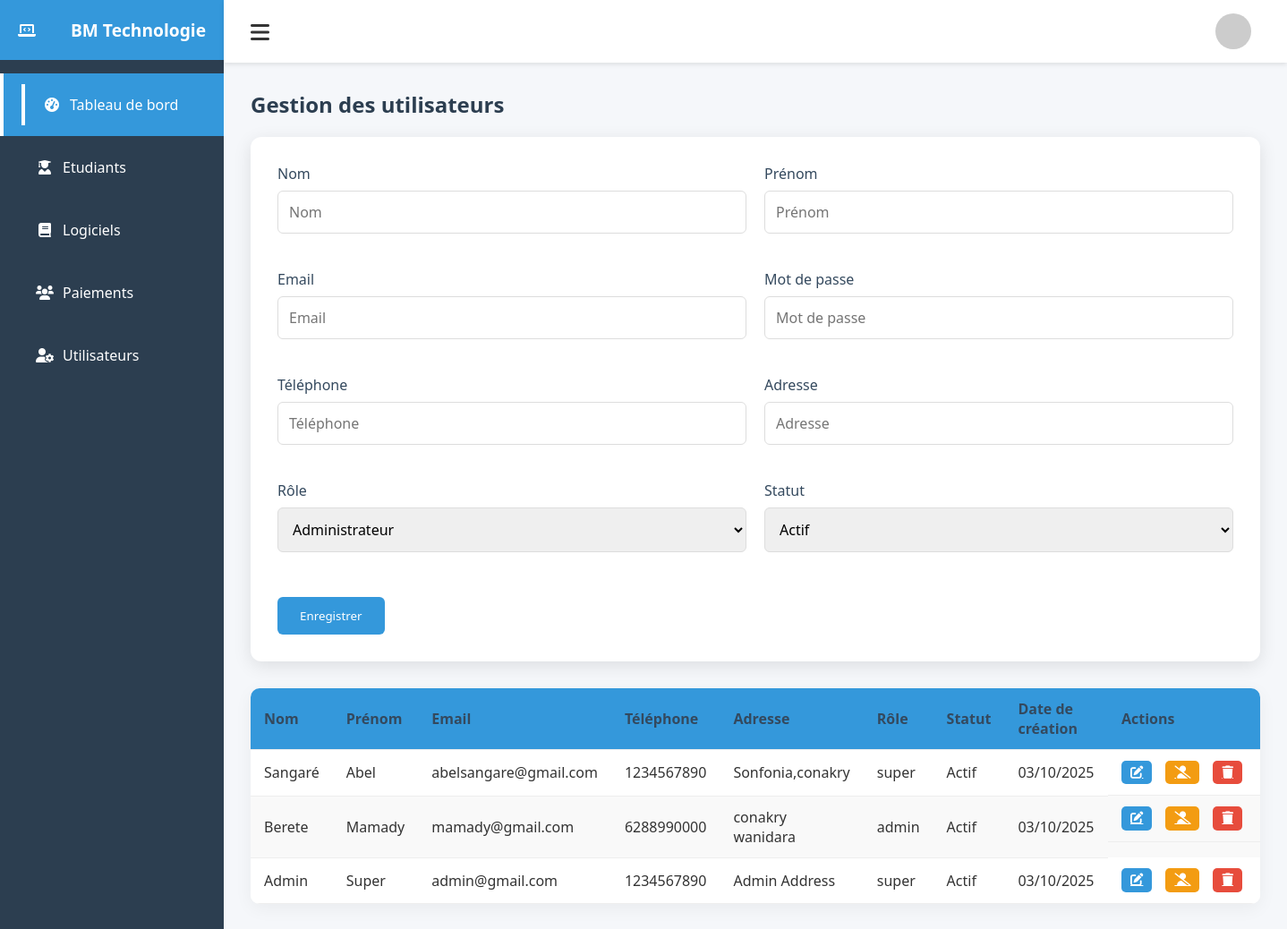
/utilisateurs/ (signed in), run on an earlier commit of the app's database.
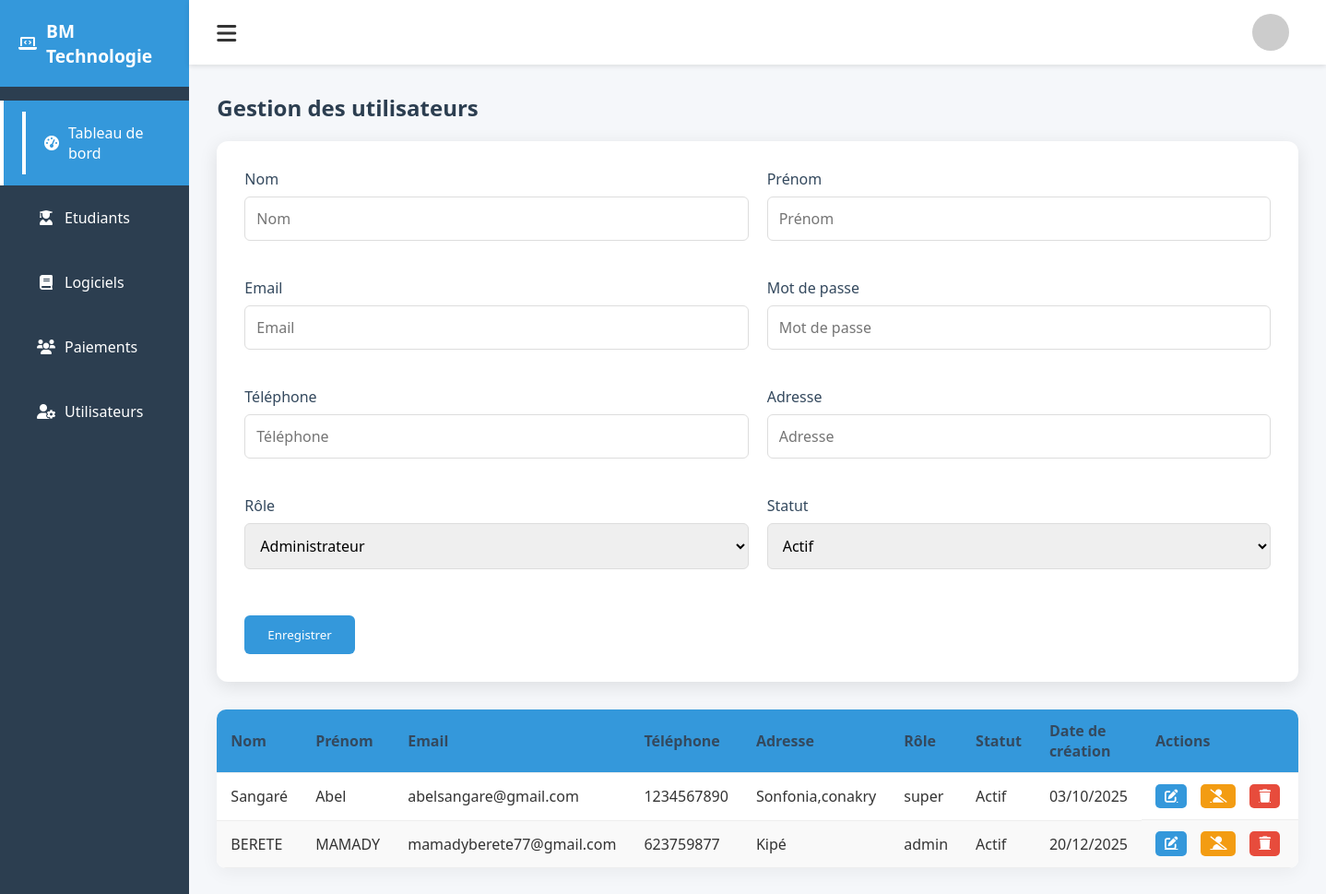
And on a later commit of the database.
### Gestion_panel/models.py (models this page shows, shortened)
class Utilisateur(models.Model):
    ROLE_CHOICES = [
        ('admin', 'Administrateur'),
        ('super', 'Super Administrateur'),
        ('enseignant', 'Enseignant'),
    ]
    nom = models.CharField(max_length=100)
    prenom = models.CharField(max_length=100)
    email = models.EmailField(unique=True)
    mot_de_passe = models.CharField(max_length=255)
    role = models.CharField(max_length=20, choices=ROLE_CHOICES)
    actif = models.BooleanField(default=True)
    date_creation = models.DateTimeField(auto_now_add=True)
    telephone = models.CharField(max_length=20, null=True, blank=True)
    adresse = models.TextField(null=True, blank=True)

### Gestion_panel/views.py (the view)
# urls.py: path('utilisateurs/', views.utilisateurs, name="utilisateurs"),  # page d'accueil de l'app
def utilisateurs(request):
    utilisateurs = Utilisateur.objects.all()
    return render(request, 'utilisateur.html', {'utilisateurs': utilisateurs})

### Gestion_panel/context_processors.py (called while the page is built)
def current_user(request):
    user_id = request.session.get('user_id')
    if user_id:
        try:
            user = Utilisateur.objects.get(id=user_id)
            return {'current_user': user}
        except Utilisateur.DoesNotExist:
            return {}
    return {}

### Gestion_panel/Templates/utilisateur.html (shortened to what this page needs)
{% extends "AdminPanel.html" %}
{% block content %}
<div class="page-title">
    <h2>Gestion des utilisateurs</h2>
</div>
<div class="form-container">
    <form method="POST" action="{% url 'creer_utilisateur' %}">
        <div class="form-group">
            <label for="nom">Nom</label>
            <input type="text" name="nom" id="nom" value="{% if utilisateur_edit %}{{ utilisateur_edit.nom }}{% endif %}" placeholder="Nom" required>
        </div>
        <div class="form-group">
            <label for="prenom">Prénom</label>
            <input type="text" name="prenom" id="prenom" value="{% if utilisateur_edit %}{{ utilisateur_edit.prenom }}{% endif %}" placeholder="Prénom" required>
        </div>
        <div class="form-group">
            <label for="email">Email</label>
            <input type="email" name="email" id="email" value="{% if utilisateur_edit %}{{ utilisateur_edit.email }}{% endif %}" placeholder="Email" required>
        </div>
        <div class="form-group">
            <label for="mot_de_passe">Mot de passe</label>
            <input type="password" name="mot_de_passe" id="mot_de_passe" value="{% if utilisateur_edit %}{{ utilisateur_edit.mot_de_passe }}{% endif %}" placeholder="Mot de passe" required>
        </div>
        <div class="form-group">
            <label for="telephone">Téléphone</label>
            <input type="text" name="telephone" id="telephone" value="{% if utilisateur_edit %}{{ utilisateur_edit.telephone }}{% endif %}" placeholder="Téléphone">
        </div>
        <div class="form-group">
            <label for="adresse">Adresse</label>
            <input type="text" name="adresse" id="adresse" value="{% if utilisateur_edit %}{{ utilisateur_edit.adresse }}{% endif %}" placeholder="Adresse">
        </div>
        <div class="form-group">
            <label for="role">Rôle</label>
            <select name="role" id="role" required>
                <option value="admin" {% if utilisateur_edit and utilisateur_edit.role == "admin" %}selected{% endif %}>Administrateur</option>
            </select>
        </div>
        <div class="form-group">
            <label for="actif">Statut</label>
            <select name="actif" id="actif" required>
                <option value="True" {% if utilisateur_edit and utilisateur_edit.actif %}selected{% endif %}>Actif</option>
            </select>
        </div>
        <button type="submit" class="btn btn-success">
            {% if utilisateur_edit %}Modifier{% else %}Enregistrer{% endif %}
        </button>
    </form>
</div>
<div class="table-container">
    <table>
        <thead>
            <tr>
                <th>Nom</th>
                <th>Prénom</th>
                <th>Email</th>
                <th>Téléphone</th>
                <th>Adresse</th>
                <th>Rôle</th>
                <th>Statut</th>
                <th>Date de création</th>
                <th>Actions</th>
            </tr>
        </thead>
        <tbody>
            {% for user in utilisateurs %}
            <tr>
                <td>{{ user.nom }}</td>
                <td>{{ user.prenom }}</td>
                <td>{{ user.email }}</td>
                <td>{{ user.telephone }}</td>
                <td>{{ user.adresse }}</td>
                <td>{{ user.role }}</td>
                <td>{{ user.actif|yesno:"Actif,Inactif" }}</td>
                <td>{{ user.date_creation|date:"d/m/Y" }}</td>
                <td class="action-buttons">
                    <a href="" class="btn btn-primary" title="Modifier">
                        <i class="fas fa-edit"></i>
                    </a>
                    {% if user.actif %}
                        <a href="{% url 'desactiver_utilisateur' user.id %}" class="btn btn-warning" title="Désactiver">
                            <i class="fas fa-user-slash"></i>
                        </a>
                    {% else %}
                        <a href="{% url 'reactiver_utilisateur' user.id %}" class="btn btn-success" title="Réactiver">
                            <i class="fas fa-user-check"></i>
                        </a>
                    {% endif %}
                    <a href="{% url 'supprimer_utilisateur' user.id %}" class="btn btn-danger" title="Supprimer"
                    onclick="return confirm('Voulez-vous vraiment supprimer cet utilisateur ?')">
                        <i class="fas fa-trash"></i>
                    </a>
                </td>
            </tr>
            {% empty %}
            <tr>
                <td colspan="9" style="text-align:center;">Aucun utilisateur trouvé</td>
            </tr>
            {% endfor %}
        </tbody>
    </table>
</div>
{% endblock content %}

### Gestion_panel/Templates/AdminPanel.html (shortened to what this page needs)
{% load static %}
<!DOCTYPE html>
<html lang="fr">
<head>
    <link rel="stylesheet" href="https://cdnjs.cloudflare.com/ajax/libs/font-awesome/6.0.0/css/all.min.css">
    <link rel="stylesheet" href="{% static 'css/style.css' %}">
</head>
<body>
    <div id="mainApp" class="container">
        <div class="sidebar" id="sidebar">
            <div class="sidebar-header">
                <i class="fas fa-laptop-code"></i>
                <h2 id="logoText">BM Technologie</h2>
            </div>
            <div class="sidebar-menu">
                <ul>
                    <li class="active">
                        <a href="{% url 'BM.technologie.admin.connexion' %}">
                            <i class="fas fa-tachometer-alt"></i>
                            <span>Tableau de bord</span>
                        </a>
                    </li>
                    <li>
                        <a href="{% url 'etudiants' %}">
                            <i class="fas fa-user-graduate"></i>
                            <span>Etudiants</span>
                        </a>
                    </li>
                    <li>
                        <a href="{% url 'logiciels' %}">
                            <i class="fas fa-book"></i>
                            <span>Logiciels</span>
                        </a>
                    </li>
                    {% if request.session.user_role == 'super' %}
                    <li>
                        <a href="{% url 'paiements' %}">
                            <i class="fas fa-users"></i>
                            <span>Paiements</span>
                        </a>
                    </li>
                    <li>
                        <a href="{% url 'utilisateurs' %}">
                            <i class="fas fa-user-cog"></i>
                            <span>Utilisateurs</span>
                        </a>
                    </li>
                    {% endif %}
                </ul>
            </div>
        </div>
        <div class="main-content">
            <div class="top-bar">
                <div class="menu-toggle" onclick="toggleSidebar()">
                    <i class="fas fa-bars"></i>
                </div>
                <div class="user-info" onclick="toggleDropdown()">
                    {% if current_user %}
                        <img src="https://ui-avatars.com/api/?name={{ current_user.nom }}+{{ current_user.prenom }}&background=3498db&color=fff" alt="{{ current_user.nom }}">
                    {% endif %}
                </div>
            </div>
            <div class="content">
                 {% block content %}{% endblock %}
            </div>
        </div>
    </div>
</body>
</html>

### Gestion_panel/static/css/style.css (style rules this page uses)
:root { --primary: #3498db; --secondary: #2c3e50; --success: #2ecc71; --warning: #f39c12; --danger: #e74c3c; --light: #ecf0f1; --dark: #34495e; }
* { margin: 0; padding: 0; box-sizing: border-box; font-family: 'Segoe UI', Tahoma, Geneva, Verdana, sans-serif; }
body { background-color: #f5f7fa; color: #333; }
.container { display: flex; min-height: 100vh; }
.sidebar { width: 250px; background: var(--secondary); color: white; transition: all 0.3s; }
.sidebar-header { padding: 20px; background: var(--primary); display: flex; align-items: center; justify-content: space-between; }
.sidebar-header h2 { font-size: 1.2rem; margin-left: 10px; }
.sidebar-menu { padding: 15px 0; }
.sidebar-menu ul { list-style: none; }
.sidebar-menu li { padding: 12px 20px; transition: all 0.3s; }
.sidebar-menu li.active { background: var(--primary); border-left: 4px solid white; }
.sidebar-menu i { margin-right: 10px; width: 20px; text-align: center; }
.main-content { flex: 1; display: flex; flex-direction: column; }
.top-bar { background: white; padding: 15px 30px; display: flex; justify-content: space-between; align-items: center; box-shadow: 0 2px 5px rgba(0,0,0,0.1); }
.menu-toggle { font-size: 1.5rem; cursor: pointer; margin-right: 20px; }
.user-info { position: relative; display: flex; align-items: center; cursor: pointer; }
.user-info img { width: 40px; height: 40px; border-radius: 50%; }
.content { padding: 30px; flex: 1; }
.page-title { margin-bottom: 20px; color: var(--secondary); display: flex; justify-content: space-between; align-items: center; }
.sidebar-header { padding: 20px; background: var(--primary); display: flex; align-items: center; }
.user-info { display: flex; align-items: center; }
.user-info img { width: 40px; height: 40px; border-radius: 50%; margin-right: 10px; }
.table-container { background: white; border-radius: 8px; overflow: hidden; box-shadow: 0 2px 10px rgba(0,0,0,0.05); }
table { width: 100%; border-collapse: collapse; }
thead { background: var(--light); }
th, td { padding: 15px; text-align: left; border-bottom: 1px solid #eee; }
th { font-weight: 600; color: var(--dark); }
.form-container { background: white; border-radius: 8px; padding: 25px; box-shadow: 0 2px 10px rgba(0,0,0,0.05); }
.form-group { margin-bottom: 20px; }
label { display: block; margin-bottom: 8px; font-weight: 500; color: var(--dark); }
input, select, textarea { width: 100%; padding: 12px; border: 1px solid #ddd; border-radius: 4px; font-size: 1rem; transition: border 0.3s; }
.btn { padding: 12px 20px; border: none; border-radius: 4px; cursor: pointer; font-weight: 500; transition: all 0.3s; }
.btn-primary { background: var(--primary); color: white; }
.btn-success { background: var(--success); color: white; }
.btn-danger { background: var(--danger); color: white; }
.btn-warning { background: var(--warning); color: white; }
.action-buttons { display: flex; gap: 10px; }
.sidebar-menu li a { display: flex; align-items: center; width: 100%; padding: 12px 20px; color: white; text-decoration: none; }
.sidebar-menu li.active a { background: var(--primary); border-left: 4px solid white; }
.sidebar-menu li a i { margin-right: 10px; width: 20px; text-align: center; }
.form-container { background: #fff; padding: 30px; border-radius: 12px; box-shadow: 0 5px 20px rgba(0,0,0,0.1); transition: all 0.3s ease; }
.form-container form { display: flex; flex-wrap: wrap; gap: 20px; }
.form-group { flex: 1 1 calc(50% - 20px); display: flex; flex-direction: column; }
input, textarea, select { width: 100%; padding: 12px; border: 1px solid #ddd; border-radius: 6px; transition: all 0.3s ease; }
.btn-success { background-color: #3498db; color: #fff; padding: 12px 25px; border: none; border-radius: 6px; cursor: pointer; transition: all 0.3s ease; margin-top: 10px; }
.table-container { overflow-x: auto; margin-top: 30px; border-radius: 10px; box-shadow: 0 5px 20px rgba(0,0,0,0.05); }
table { width: 100%; border-collapse: collapse; background: #fff; min-width: 700px; }
th, td { padding: 12px 15px; text-align: left; border-bottom: 1px solid #eee; }
thead { background: #3498db; color: #fff; }
tr:nth-child(even) { background: #f9f9f9; }
.action-buttons .btn { padding: 6px 10px; font-size: 0.9rem; border-radius: 5px; margin-right: 5px; transition: all 0.2s ease; display: inline-flex; align-items: center; justify-content: center; }

What changed in the data, as far as the page shows it:
removed Utilisateur: nom "Berete", prenom "Mamady", email "mamady@gmail.com", telephone "6288990000", adresse "conakry wanidara", role "admin", actif "Actif", date_creation "03/10/2025"
removed Utilisateur: nom "Admin", prenom "Super", email "admin@gmail.com", telephone "1234567890", adresse "Admin Address", role "super", actif "Actif", date_creation "03/10/2025"
added Utilisateur: nom "BERETE", prenom "MAMADY", email "mamadyberete77@gmail.com", telephone "623759877", adresse "Kipé", role "admin", actif "Actif", date_creation "20/12/2025"
